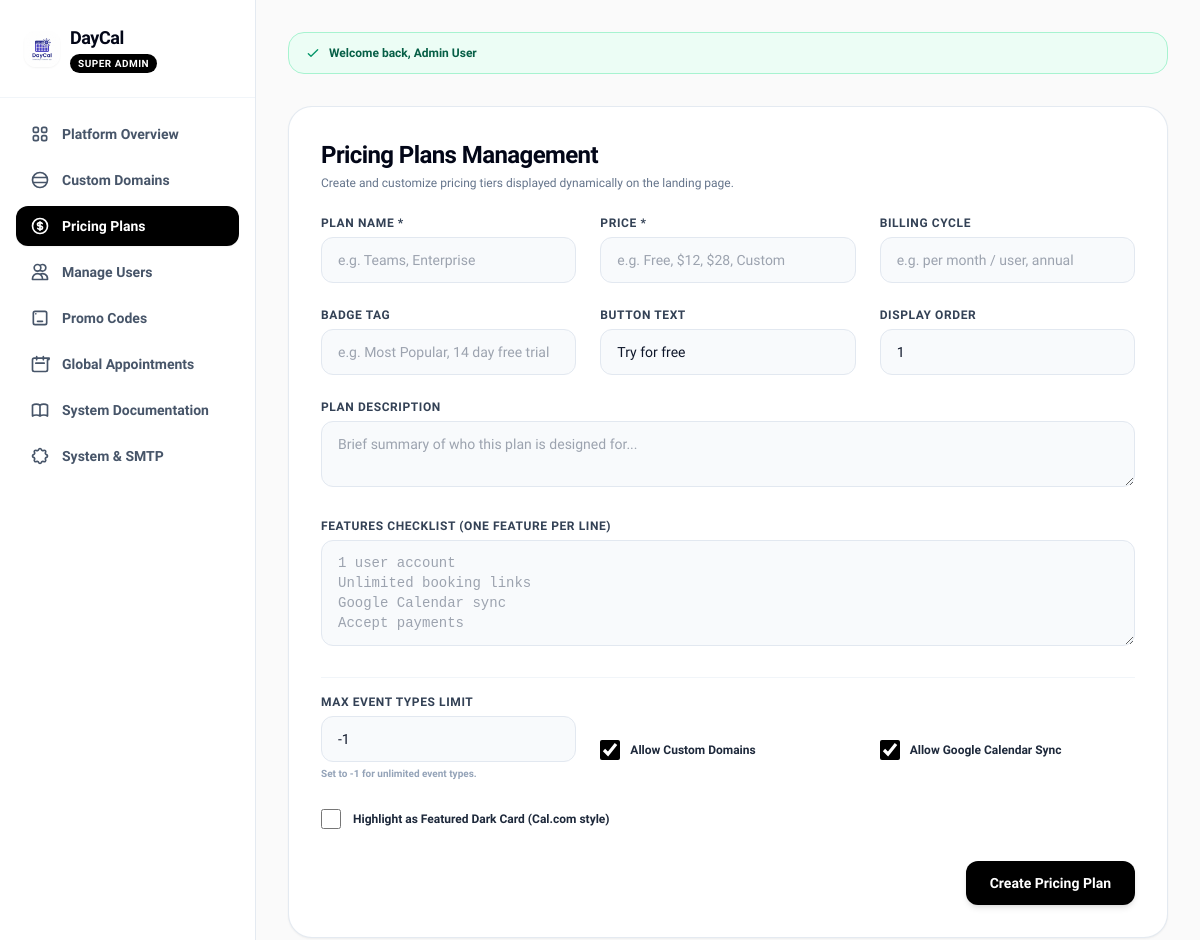
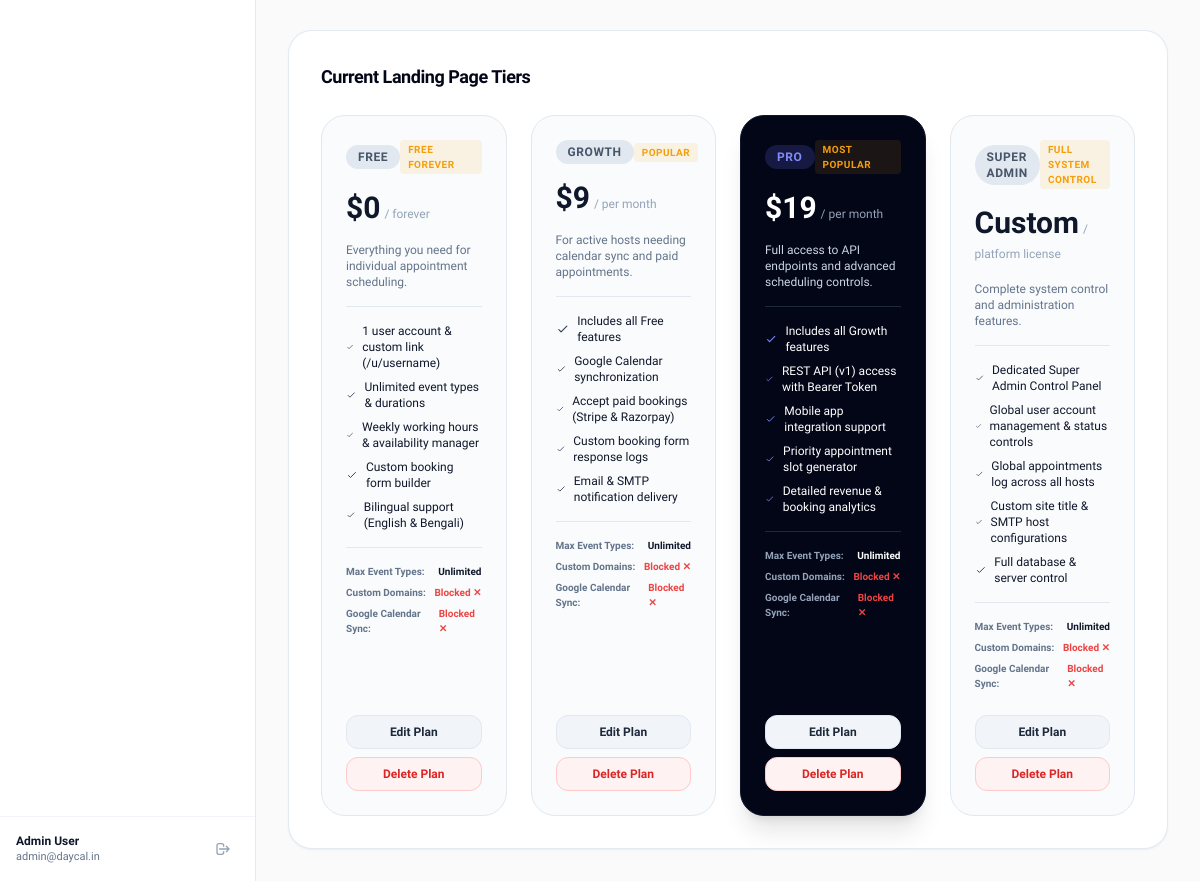
Screenshot of /admin/plans (signed in) with the database file from the repository (2 pictures, top to bottom).
### tables this page shows
CREATE TABLE `plans` (
  `id` INT UNSIGNED AUTO_INCREMENT PRIMARY KEY,
  `name` VARCHAR(100) NOT NULL,
  `slug` VARCHAR(100) NOT NULL UNIQUE,
  `price` VARCHAR(50) NOT NULL,
  `billing_cycle` VARCHAR(100) NOT NULL DEFAULT 'per month',
  `description` TEXT NULL,
  `features` TEXT NULL COMMENT 'JSON array of features',
  `badge` VARCHAR(100) NULL,
  `button_text` VARCHAR(100) NULL DEFAULT 'Get Started',
  `is_featured` TINYINT(1) NOT NULL DEFAULT 0,
  `display_order` INT NOT NULL DEFAULT 0,
  `status` ENUM('active', 'inactive') NOT NULL DEFAULT 'active',
  `max_events` INT NOT NULL DEFAULT -1,
  `allow_custom_domain` TINYINT(1) NOT NULL DEFAULT 0,
  `allow_google_calendar` TINYINT(1) NOT NULL DEFAULT 0,
  `created_at` TIMESTAMP DEFAULT CURRENT_TIMESTAMP,
  `updated_at` TIMESTAMP DEFAULT CURRENT_TIMESTAMP ON UPDATE CURRENT_TIMESTAMP
);

### index.php (called while the page is built, shortened)
<?php
spl_autoload_register(function ($class) {
    $prefix = 'App\\';
    $base_dir = __DIR__ . '/app/';
    $len = strlen($prefix);
    $relative_class = substr($class, $len);
    $parts = explode('\\', $relative_class);
    for ($i = 0; $i < count($parts) - 1; $i++) {
        $parts[$i] = strtolower($parts[$i]);
    }
    $file = $base_dir . implode('/', $parts) . '.php';
});
$app = new App();
$app->run();

### config/database.php (called while the page is built)
<?php
return [
    'host' => 'localhost',
    'port' => 3306,
    'db'   => 'daycal',
    'user' => 'root',
    'pass' => '',
    'charset' => 'utf8mb4',
    'options' => [
        PDO::ATTR_ERRMODE            => PDO::ERRMODE_EXCEPTION,
        PDO::ATTR_DEFAULT_FETCH_MODE => PDO::FETCH_ASSOC,
        PDO::ATTR_EMULATE_PREPARES   => false,
    ]
];

### app/core/Database.php (called while the page is built, shortened)
<?php
class Database {
    private static ?PDO $instance = null;
    public static function getInstance(): PDO {
        if (self::$instance === null) {
            $config = require CONFIG_DIR . '/database.php';
            $dsn = "mysql:host={$config['host']};port={$config['port']};dbname={$config['db']};charset={$config['charset']}";
            try {
                self::$instance = new PDO($dsn, $config['user'], $config['pass'], $config['options']);
            } catch (PDOException $e) {
                try {
                    $dsnNoDb = "mysql:host={$config['host']};port={$config['port']};charset={$config['charset']}";
                    $pdo = new PDO($dsnNoDb, $config['user'], $config['pass'], $config['options']);
                    $pdo->exec("CREATE DATABASE IF NOT EXISTS `{$config['db']}` CHARACTER SET utf8mb4 COLLATE utf8mb4_unicode_ci;");
                    self::$instance = new PDO($dsn, $config['user'], $config['pass'], $config['options']);
                } catch (PDOException $ex) {
                    die("Database Connection Error: " . $ex->getMessage());
                }
            }
        }
        return self::$instance;
    }
}

### app/core/Model.php (called while the page is built, shortened)
<?php
abstract class Model {
    public function __construct() {
        $this->db = Database::getInstance();
    }
}

### app/models/Plan.php (called while the page is built, shortened)
<?php
class Plan extends Model {
    public function getAllPlans(): array {
        $stmt = $this->db->prepare("SELECT * FROM `plans` ORDER BY `display_order` ASC, `id` ASC");
        $stmt->execute();
        return $stmt->fetchAll();
    }
}

### templates/admin/plans.php (the view, shortened to what this page needs)
<?php
require_once TEMPLATES_DIR . '/admin/layout/header.php';
?>
<div class="max-w-7xl mx-auto space-y-8">
    <?php if (!empty($success)): ?>
        <div class="bg-emerald-50 border border-emerald-200 text-emerald-800 px-4 py-3 rounded-2xl text-xs font-semibold flex items-center gap-2">
            <svg class="w-4 h-4 text-emerald-600" fill="none" stroke="currentColor" viewBox="0 0 24 24"><path stroke-linecap="round" stroke-linejoin="round" stroke-width="2" d="M5 13l4 4L19 7"></path></svg>
            <span><?= htmlspecialchars($success) ?></span>
        </div>
    <?php endif; ?>
    <div class="bg-white border border-slate-200/90 rounded-3xl p-8 space-y-6 shadow-sm">
        <div>
            <h1 class="text-2xl font-extrabold text-slate-950 tracking-tight">Pricing Plans Management</h1>
            <p class="text-slate-500 text-xs font-medium mt-1">Create and customize pricing tiers displayed dynamically on the landing page.</p>
        </div>
        <form action="<?= APP_URL ?>/admin/plans" method="POST" class="space-y-6">
            <div class="grid grid-cols-1 md:grid-cols-3 gap-6">
                <div>
                    <label class="block text-xs font-bold text-slate-700 uppercase tracking-wider mb-1.5">Plan Name *</label>
                    <input type="text" name="name" required placeholder="e.g. Teams, Enterprise"
                           class="w-full px-4 py-3 bg-slate-50 border border-slate-200 rounded-xl text-slate-900 text-sm focus:outline-none focus:ring-2 focus:ring-black focus:bg-white transition-all">
                </div>
                <div>
                    <label class="block text-xs font-bold text-slate-700 uppercase tracking-wider mb-1.5">Price *</label>
                    <input type="text" name="price" required placeholder="e.g. Free, $12, $28, Custom"
                           class="w-full px-4 py-3 bg-slate-50 border border-slate-200 rounded-xl text-slate-900 text-sm focus:outline-none focus:ring-2 focus:ring-black focus:bg-white transition-all">
                </div>
                <div>
                    <label class="block text-xs font-bold text-slate-700 uppercase tracking-wider mb-1.5">Billing Cycle</label>
                    <input type="text" name="billing_cycle" placeholder="e.g. per month / user, annual"
                           class="w-full px-4 py-3 bg-slate-50 border border-slate-200 rounded-xl text-slate-900 text-sm focus:outline-none focus:ring-2 focus:ring-black focus:bg-white transition-all">
                </div>
            </div>
            <div class="grid grid-cols-1 md:grid-cols-3 gap-6">
                <div>
                    <label class="block text-xs font-bold text-slate-700 uppercase tracking-wider mb-1.5">Badge Tag</label>
                    <input type="text" name="badge" placeholder="e.g. Most Popular, 14 day free trial"
                           class="w-full px-4 py-3 bg-slate-50 border border-slate-200 rounded-xl text-slate-900 text-sm focus:outline-none focus:ring-2 focus:ring-black focus:bg-white transition-all">
                </div>
                <div>
                    <label class="block text-xs font-bold text-slate-700 uppercase tracking-wider mb-1.5">Button Text</label>
                    <input type="text" name="button_text" value="Try for free" placeholder="e.g. Use for free, Talk to sales"
                           class="w-full px-4 py-3 bg-slate-50 border border-slate-200 rounded-xl text-slate-900 text-sm focus:outline-none focus:ring-2 focus:ring-black focus:bg-white transition-all">
                </div>
                <div>
                    <label class="block text-xs font-bold text-slate-700 uppercase tracking-wider mb-1.5">Display Order</label>
                    <input type="number" name="display_order" value="1"
                           class="w-full px-4 py-3 bg-slate-50 border border-slate-200 rounded-xl text-slate-900 text-sm focus:outline-none focus:ring-2 focus:ring-black focus:bg-white transition-all">
                </div>
            </div>
            <div>
                <label class="block text-xs font-bold text-slate-700 uppercase tracking-wider mb-1.5">Plan Description</label>
                <textarea name="description" rows="2" placeholder="Brief summary of who this plan is designed for..."
                          class="w-full px-4 py-3 bg-slate-50 border border-slate-200 rounded-xl text-slate-900 text-sm focus:outline-none focus:ring-2 focus:ring-black focus:bg-white transition-all"></textarea>
            </div>
            <div>
                <label class="block text-xs font-bold text-slate-700 uppercase tracking-wider mb-1.5">Features Checklist (One feature per line)</label>
                <textarea name="features_raw" rows="4" placeholder="1 user account&#10;Unlimited booking links&#10;Google Calendar sync&#10;Accept payments"
                          class="w-full px-4 py-3 bg-slate-50 border border-slate-200 rounded-xl text-slate-900 text-sm font-mono focus:outline-none focus:ring-2 focus:ring-black focus:bg-white transition-all"></textarea>
            </div>
            <div class="grid grid-cols-1 md:grid-cols-3 gap-6 border-t border-slate-100 pt-4">
                <div>
                    <label class="block text-xs font-bold text-slate-700 uppercase tracking-wider mb-1.5">Max Event Types Limit</label>
                    <input type="number" name="max_events" value="-1" required
                           class="w-full px-4 py-3 bg-slate-50 border border-slate-200 rounded-xl text-slate-900 text-sm focus:outline-none focus:ring-2 focus:ring-black focus:bg-white transition-all">
                    <span class="block text-[10px] text-slate-400 font-semibold mt-1">Set to -1 for unlimited event types.</span>
                </div>
                <div class="flex items-center gap-3 pt-6">
                    <label class="flex items-center gap-2.5 cursor-pointer">
                        <input type="checkbox" name="allow_custom_domain" value="1" checked class="w-5 h-5 accent-black rounded">
                        <span class="text-xs font-bold text-slate-800">Allow Custom Domains</span>
                    </label>
                </div>
                <div class="flex items-center gap-3 pt-6">
                    <label class="flex items-center gap-2.5 cursor-pointer">
                        <input type="checkbox" name="allow_google_calendar" value="1" checked class="w-5 h-5 accent-black rounded">
                        <span class="text-xs font-bold text-slate-800">Allow Google Calendar Sync</span>
                    </label>
                </div>
            </div>
            <div class="flex items-center gap-6 pt-1">
                <label class="flex items-center gap-3 cursor-pointer">
                    <input type="checkbox" name="is_featured" value="1" class="w-5 h-5 accent-black rounded">
                    <span class="text-xs font-bold text-slate-800">Highlight as Featured Dark Card (Cal.com style)</span>
                </label>
            </div>
            <div class="pt-2 flex justify-end">
                <button type="submit" class="px-6 py-3 bg-black hover:bg-slate-800 text-white font-bold text-sm rounded-xl shadow-md transition-all">
                    Create Pricing Plan
                </button>
            </div>
        </form>
    </div>
    <div class="bg-white border border-slate-200/90 rounded-3xl p-8 space-y-6 shadow-sm">
        <h2 class="text-lg font-bold text-slate-950 tracking-tight">Current Landing Page Tiers</h2>
        <div class="grid grid-cols-1 md:grid-cols-2 lg:grid-cols-4 gap-6">
            <?php foreach ($plans as $p): ?>
                <?php $features = !empty($p['features']) ? json_decode($p['features'], true) : []; ?>
                <div class="rounded-3xl p-6 border transition-all flex flex-col justify-between <?= !empty($p['is_featured']) ? 'bg-slate-950 text-white border-slate-900 shadow-xl' : 'bg-slate-50/80 text-slate-900 border-slate-200' ?>">
                    <div class="space-y-4">
                        <div class="flex items-center justify-between">
                            <span class="text-xs font-bold uppercase tracking-wider <?= !empty($p['is_featured']) ? 'text-indigo-400 bg-indigo-500/20 px-3 py-1 rounded-full' : 'text-slate-600 bg-slate-200 px-3 py-1 rounded-full' ?>">
                                <?= htmlspecialchars($p['name']) ?>
                            </span>
                            <?php if (!empty($p['badge'])): ?>
                                <span class="text-[10px] font-extrabold uppercase tracking-wider text-amber-500 bg-amber-500/10 px-2 py-0.5 rounded">
                                    <?= htmlspecialchars($p['badge']) ?>
                                </span>
                            <?php endif; ?>
                        </div>
                        <div>
                            <span class="text-3xl font-extrabold"><?= htmlspecialchars($p['price']) ?></span>
                            <span class="text-xs text-slate-400">/ <?= htmlspecialchars($p['billing_cycle']) ?></span>
                        </div>
                        <p class="text-xs <?= !empty($p['is_featured']) ? 'text-slate-300' : 'text-slate-500' ?>"><?= htmlspecialchars($p['description']) ?></p>
                        <ul class="space-y-2 text-xs border-t <?= !empty($p['is_featured']) ? 'border-slate-800' : 'border-slate-200' ?> pt-4">
                            <?php foreach ($features as $f): ?>
                                <li class="flex items-center gap-2">
                                    <svg class="w-4 h-4 <?= !empty($p['is_featured']) ? 'text-indigo-400' : 'text-slate-700' ?>" fill="none" stroke="currentColor" viewBox="0 0 24 24"><path stroke-linecap="round" stroke-linejoin="round" stroke-width="2" d="M5 13l4 4L19 7"></path></svg>
                                    <span><?= htmlspecialchars($f) ?></span>
                                </li>
                            <?php endforeach; ?>
                        </ul>
                        <div class="space-y-1.5 text-[10px] font-bold border-t <?= !empty($p['is_featured']) ? 'border-slate-800 text-slate-400' : 'border-slate-200 text-slate-500' ?> pt-4 mt-4">
                            <div class="flex justify-between">
                                <span>Max Event Types:</span>
                                <span class="<?= !empty($p['is_featured']) ? 'text-white' : 'text-slate-900' ?>"><?= (int)$p['max_events'] === -1 ? 'Unlimited' : $p['max_events'] ?></span>
                            </div>
                            <div class="flex justify-between">
                                <span>Custom Domains:</span>
                                <span class="<?= !empty($p['allow_custom_domain']) ? 'text-emerald-500' : 'text-red-500' ?>"><?= !empty($p['allow_custom_domain']) ? 'Allowed ✓' : 'Blocked ✕' ?></span>
                            </div>
                            <div class="flex justify-between">
                                <span>Google Calendar Sync:</span>
                                <span class="<?= !empty($p['allow_google_calendar']) ? 'text-emerald-500' : 'text-red-500' ?>"><?= !empty($p['allow_google_calendar']) ? 'Allowed ✓' : 'Blocked ✕' ?></span>
                            </div>
                        </div>
                    </div>
                    <div class="pt-6 flex flex-col gap-2">
                        <button type="button" onclick="openEditPlanModal(<?= $p['id'] ?>)" class="w-full py-2 text-xs font-bold text-slate-800 hover:text-black bg-slate-100 hover:bg-slate-200 rounded-xl border border-slate-200 transition-colors">
                            Edit Plan
                        </button>
                        <form id="delete-plan-form-<?= $p['id'] ?>" method="POST" action="<?= APP_URL ?>/admin/plans/delete/<?= $p['id'] ?>">
                            <button type="button" onclick="confirmDeletePlan(<?= $p['id'] ?>)" class="w-full py-2 text-xs font-bold text-red-600 hover:text-red-700 bg-red-50 hover:bg-red-100 rounded-xl border border-red-200 transition-colors">
                                Delete Plan
                            </button>
                        </form>
                    </div>
                </div>
            <?php endforeach; ?>
        </div>
    </div>
</div>
<?php require_once TEMPLATES_DIR . '/admin/layout/footer.php'; ?>

### rows the page displays
plans: name "FREE", badge "FREE FOREVER", price "$0", billing_cycle "forever", description "Everything you need for individual appointment scheduling.", is_featured 0 (drawn), features "1 user account & custom link (/u/username)", features "Unlimited event types & durations", features "Weekly working hours & availability manager", features "Custom booking form builder", features "Bilingual support (English & Bengali)", max_events "Unlimited", allow_custom_domain "Blocked ✕", allow_google_calendar "Blocked ✕"
plans: name "GROWTH", badge "POPULAR", price "$9", billing_cycle "per month", description "For active hosts needing calendar sync and paid appointments.", is_featured 0 (drawn), features "Includes all Free features", features "Google Calendar synchronization", features "Accept paid bookings (Stripe & Razorpay)", features "Custom booking form response logs", features "Email & SMTP notification delivery", max_events "Unlimited", allow_custom_domain "Blocked ✕", allow_google_calendar "Blocked ✕"
plans: name "PRO", badge "MOST POPULAR", price "$19", billing_cycle "per month", description "Full access to API endpoints and advanced scheduling controls.", is_featured 1 (drawn), features "Includes all Growth features", features "REST API (v1) access with Bearer Token", features "Mobile app integration support", features "Priority appointment slot generator", features "Detailed revenue & booking analytics", max_events "Unlimited", allow_custom_domain "Blocked ✕", allow_google_calendar "Blocked ✕"
plans: name "SUPER ADMIN", badge "FULL SYSTEM CONTROL", price "Custom", billing_cycle "platform license", description "Complete system control and administration features.", is_featured 0 (drawn), features "Dedicated Super Admin Control Panel", features "Global user account management & status controls", features "Global appointments log across all hosts", features "Custom site title & SMTP host configurations", features "Full database & server control", max_events "Unlimited", allow_custom_domain "Blocked ✕", allow_google_calendar "Blocked ✕"

### other values shown
$admin['name'] "Admin User"
$admin['email'] "admin@daycal.in"
$success "Welcome back, Admin User"
